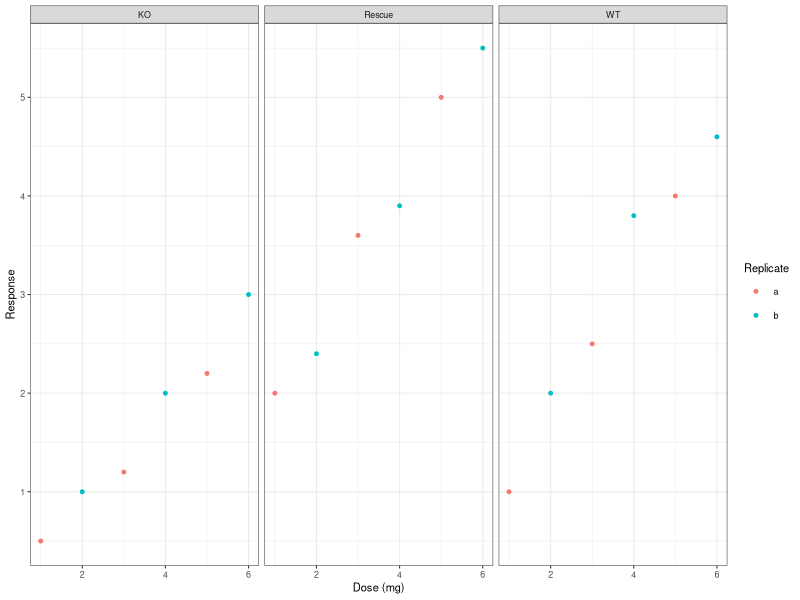

The R script that drew this image:
# SVG fixture for src/io/svg/plotResize.ts (note 17, issue 32): ggplot2 facets (strips above
# each panel, shared axis titles, a legend beside them) through R's svg() (cairo) device.
# Made with R 4.6 and ggplot2:
#   Rscript scripts/svg-fixtures/r-facets.R src/io/svg/fixtures/r-facets.svg
library(ggplot2)
out <- commandArgs(TRUE)[1]
d <- data.frame(
  dose = rep(1:6, 3),
  resp = c(1, 2, 2.5, 3.8, 4, 4.6, 0.5, 1, 1.2, 2, 2.2, 3, 2, 2.4, 3.6, 3.9, 5, 5.5),
  line = rep(c("WT", "KO", "Rescue"), each = 6),
  rep = rep(c("a", "b"), 9)
)
p <- ggplot(d, aes(dose, resp, colour = rep)) + geom_point(size = 1) +
  facet_wrap(~line) + labs(x = "Dose (mg)", y = "Response", colour = "Replicate") +
  theme_bw(base_size = 8)
svg(out, width = 5, height = 2.4)
print(p)
invisible(dev.off())
